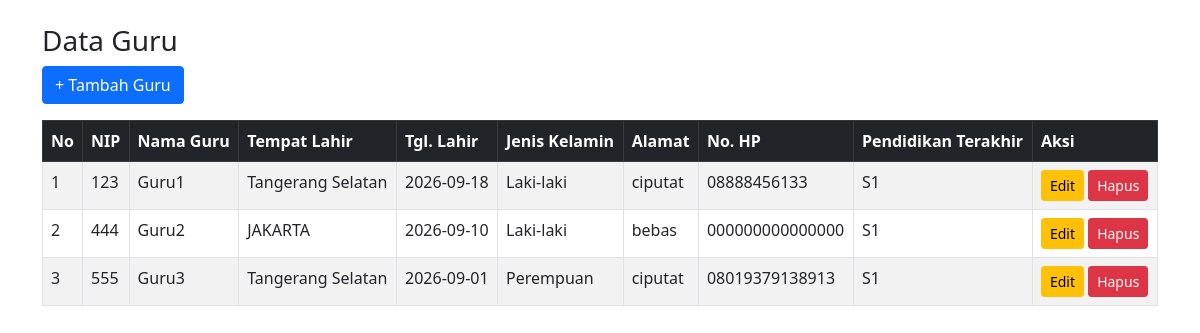
Page /guru/index.php (signed in) on the committed database.
### tables this page shows
CREATE TABLE `guru` (
  `nip` varchar(20) NOT NULL,
  `nama_guru` varchar(100) NOT NULL,
  `tempat_lahir` varchar(50) NOT NULL,
  `tgl_lahir` date NOT NULL,
  `jenkel` enum('L','P') NOT NULL,
  `alamat` text NOT NULL,
  `no_hp` varchar(15) NOT NULL,
  `pend_akhir` varchar(50) NOT NULL
);

### guru/index.php (the view, shortened to what this page needs)
<?php
include "../config/koneksi.php";
?>
<!DOCTYPE html>
<html>
<head>
    <link rel="stylesheet" href="../assets/bootstrap/css/bootstrap.min.css">
</head>
<body>
    <div class="container mt-4">
        <h3>Data Guru</h3>
        <a href="tambah.php" class="btn btn-primary mb-3">
            + Tambah Guru
        </a>
        <table class="table table-bordered table-striped">
            <thead class="table-dark">
                <tr>
                    <th>No</th>
                    <th>NIP</th>
                    <th>Nama Guru</th>
                    <th>Tempat Lahir</th>
                    <th>Tgl. Lahir</th>
                    <th>Jenis Kelamin</th>
                    <th>Alamat</th>
                    <th>No. HP</th>
                    <th>Pendidikan Terakhir</th>
                    <th>Aksi</th>
                </tr>
            </thead>
            <tbody>
                <?php
                $no = 1;
                $query = mysqli_query($conn, "SELECT * FROM guru");
                while ($row = mysqli_fetch_assoc($query)) {
                ?>
                    <tr>
                        <td><?= $no++ ?></td>
                        <td><?= $row['nip'] ?></td>
                        <td><?= $row['nama_guru'] ?></td>
                        <td><?= $row['tempat_lahir'] ?></td>
                        <td><?= $row['tgl_lahir'] ?></td>
                        <td>
                            <?php
                            if ($row['jenkel'] == 'L') {
                                echo "Laki-laki";
                            } elseif ($row['jenkel'] == 'P') {
                                echo "Perempuan";
                            } else {
                                echo "-";
                            }
                            ?>
                        </td>
                        <td><?= $row['alamat'] ?></td>
                        <td><?= $row['no_hp'] ?></td>
                        <td><?= $row['pend_akhir'] ?></td>
                        <td>
                            <a href="edit.php?id=<?= $row['nip'] ?>"
                                class="btn btn-warning btn-sm">
                                Edit
                            </a>
                            <a href="hapus.php?id=<?= $row['nip'] ?>"
                                onclick="return confirm('Yakin ingin menghapus data guru ini?')"
                                class="btn btn-danger btn-sm">
                                Hapus
                            </a>
                        </td>
                    </tr>
                <?php
                }
                ?>
            </tbody>
        </table>
    </div>
</body>
</html>

### rows in the picture
guru: nip "123", nama_guru "Guru1", tempat_lahir "Tangerang Selatan", tgl_lahir "2026-09-18", jenkel "Laki-laki", alamat "ciputat", no_hp "08888456133", pend_akhir "S1"
guru: nip "444", nama_guru "Guru2", tempat_lahir "JAKARTA", tgl_lahir "2026-09-10", jenkel "Laki-laki", alamat "bebas", no_hp "000000000000000", pend_akhir "S1"
guru: nip "555", nama_guru "Guru3", tempat_lahir "Tangerang Selatan", tgl_lahir "2026-09-01", jenkel "Perempuan", alamat "ciputat", no_hp "08019379138913", pend_akhir "S1"
